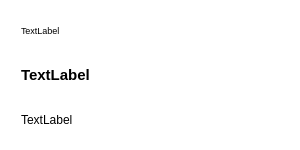
<?xml version="1.0" encoding="UTF-8"?>
<ui version="4.0">
 <class>ScheduleItem</class>
 <widget class="QWidget" name="ScheduleItem">
  <property name="geometry">
   <rect>
    <x>0</x>
    <y>0</y>
    <width>300</width>
    <height>150</height>
   </rect>
  </property>
  <property name="windowTitle">
   <string>Form</string>
  </property>
  <property name="styleSheet">
   <string notr="true">#ScheduleItem {
    background-color: transparent;
}</string>
  </property>
  <layout class="QHBoxLayout" name="horizontalLayout">
   <item>
    <widget class="QFrame" name="colorBar">
     <property name="sizePolicy">
      <sizepolicy hsizetype="Fixed" vsizetype="Expanding">
       <horstretch>0</horstretch>
       <verstretch>0</verstretch>
      </sizepolicy>
     </property>
     <property name="minimumSize">
      <size>
       <width>4</width>
       <height>60</height>
      </size>
     </property>
     <property name="maximumSize">
      <size>
       <width>4</width>
       <height>16777213</height>
      </size>
     </property>
     <property name="styleSheet">
      <string notr="true">border-radius: 2px; /* 위아래를 살짝 둥글게 */</string>
     </property>
     <property name="frameShape">
      <enum>QFrame::Shape::StyledPanel</enum>
     </property>
     <property name="frameShadow">
      <enum>QFrame::Shadow::Raised</enum>
     </property>
    </widget>
   </item>
   <item>
    <layout class="QVBoxLayout" name="verticalLayout">
     <item>
      <widget class="QLabel" name="timeLabel">
       <property name="font">
        <font>
         <pointsize>7</pointsize>
        </font>
       </property>
       <property name="styleSheet">
        <string notr="true"/>
       </property>
       <property name="text">
        <string>TextLabel</string>
       </property>
      </widget>
     </item>
     <item>
      <widget class="QLabel" name="titleLabel">
       <property name="font">
        <font>
         <pointsize>11</pointsize>
         <bold>true</bold>
        </font>
       </property>
       <property name="text">
        <string>TextLabel</string>
       </property>
      </widget>
     </item>
     <item>
      <widget class="QLabel" name="descLabel">
       <property name="font">
        <font>
         <pointsize>9</pointsize>
        </font>
       </property>
       <property name="text">
        <string>TextLabel</string>
       </property>
      </widget>
     </item>
    </layout>
   </item>
  </layout>
 </widget>
 <resources/>
 <connections/>
</ui>
